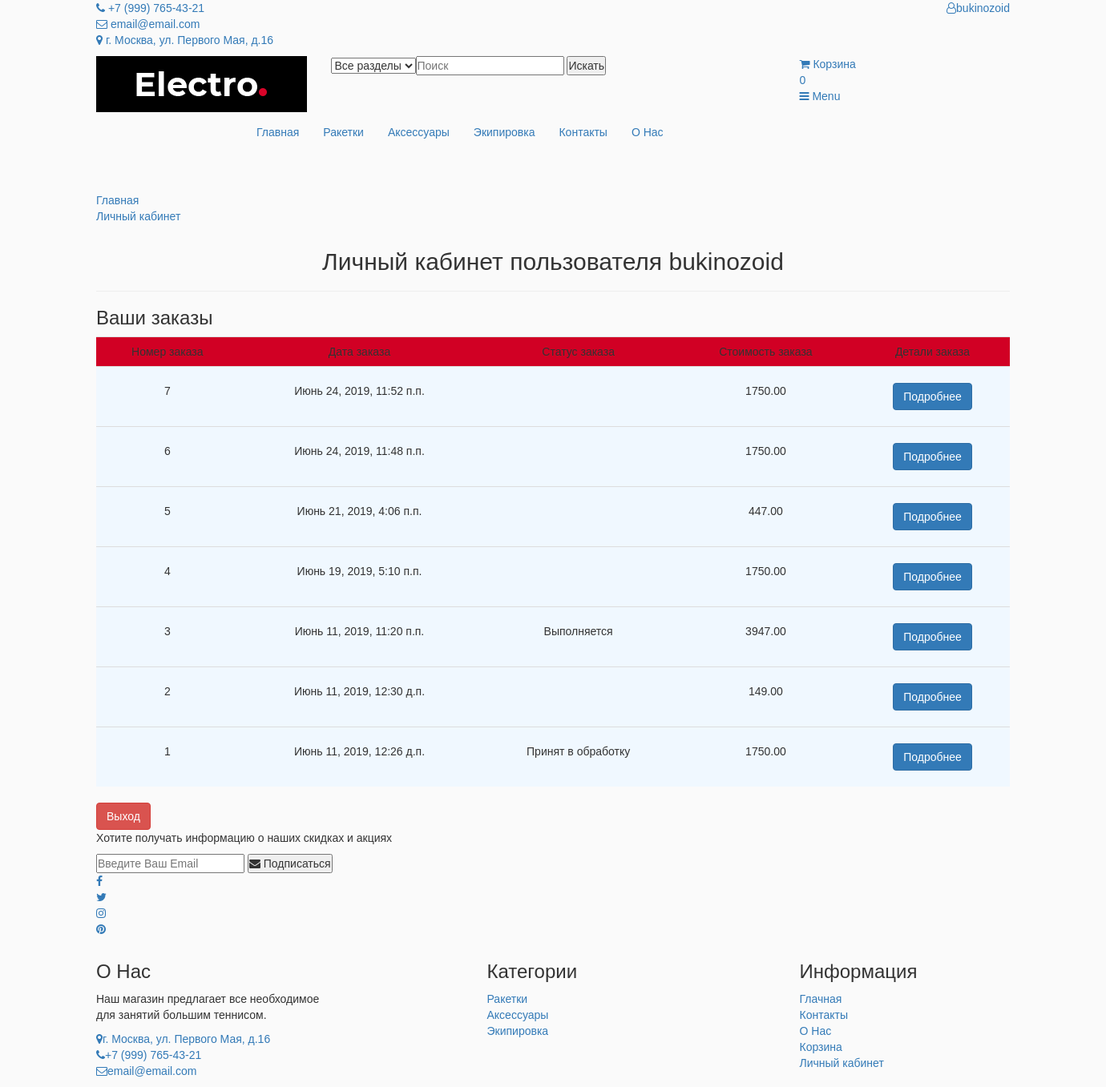
The app's page /account/ (signed in) with its own data.
### shop/models.py (models this page shows, shortened)
class Cart(models.Model):
    item = models.ManyToManyField(CartItem, blank=True)
    cart_total = models.DecimalField(max_digits=9, decimal_places=2, default=0.00)

class Category(models.Model):
    name = models.CharField(max_length=64)
    image = models.ImageField(upload_to=image_folder)
    slug = models.SlugField(blank=True, unique=True)

class Order(models.Model):
    user = models.ForeignKey(settings.AUTH_USER_MODEL, on_delete=models.CASCADE)
    items = models.ForeignKey(Cart, on_delete=models.CASCADE)
    total = models.DecimalField(max_digits=9, decimal_places=2, default=0.00)
    first_name = models.CharField(max_length=128)
    last_name = models.CharField(max_length=128)
    email = models.CharField(max_length=64)
    phone = models.CharField(max_length=12)
    address = models.CharField(max_length=256)
    buying_type = models.CharField(max_length=16, choices=BUYING_TYPE_CHOICES, default='Самовывоз')
    date = models.DateTimeField(auto_now_add=True)
    status = models.CharField(max_length=32, choices=ORDER_STATUS_CHOICES)
    comments = models.TextField()

### shop/views.py (the view)
# urls.py: path('account/', account_view, name='account'),
@login_required
def account_view(request):
    order = Order.objects.filter(user=request.user).order_by('-id')
    categories = Category.objects.all()
    cart = check_cart(request)
    context = {
        'categories': categories,
        'cart': cart,
        'order': order,
    }
    return render(request, 'shop/account.html', context)

### shop/models.py (called while the page is built)
    def __str__(self):
        return self.title

### shop/views.py (called while the page is built)
def check_cart(request):
    cart_id = request.session.get('cart_id')
    if cart_id is not None:
        cart = Cart.objects.get(id=cart_id)
        request.session['total'] = cart.item.count()
    else:
        cart = Cart()
        cart.save()
        cart_id = cart.id
        request.session['cart_id'] = cart_id
        cart = Cart.objects.get(id=cart_id)
    return cart

### shop/templates/shop/account.html (shortened to what this page needs)
{% extends 'base.html' %}
{% block breadcrumb %}
    <li><a href="{% url 'shop:account' %}">Личный кабинет</a></li>
{% endblock %}
{% block main %}
    <h2 class="text-center">Личный кабинет пользователя {{ request.user }}</h2>
    <hr>
    <h3>Ваши заказы</h3>
    <table class="table">
    <tr style="background: #D10024">
        <td class="text-center">Номер заказа</td>
        <td class="text-center">Дата заказа</td>
        <td class="text-center">Статус заказа</td>
        <td class="text-center">Стоимость заказа</td>
        <td class="text-center">Детали заказа</td>
    </tr>
    {% for item in order %}
    <tr style="background: aliceblue">
        <td class="text-center" style="padding-top:20px; padding-bottom: 20px;">{{ item.id }}</td>
        <td class="text-center" style="padding-top:20px; padding-bottom: 20px;">{{ item.date }}</td>
        <td class="text-center" style="padding-top:20px; padding-bottom: 20px;">{{ item.status }}</td>
        <td class="text-center" style="padding-top:20px; padding-bottom: 20px;">{{ item.total }}</td>
        <td class="text-center" style="padding-top:20px; padding-bottom: 20px;">
            <button type="button" class="btn btn-primary" data-toggle="modal" data-target="#detailModal-{{ item.id }}">
                Подробнее
            </button>
        </td>
    </tr>
    {% endfor %}
    </table>
    <a href='{% url 'shop:logout' %}'><button type="button" class="btn btn-danger">Выход</button></a>
{% endblock %}

### templates/base.html (shortened to what this page needs)
{% load static %}
<!DOCTYPE html>
<html lang="en">
	<head>
 		<link type="text/css" rel="stylesheet" href="{% static 'css/bootstrap.min.css' %}"/>
 		<link type="text/css" rel="stylesheet" href="{% static 'css/slick.css' %}"/>
 		<link type="text/css" rel="stylesheet" href="{% static 'css/slick-theme.css' %}"/>
 		<link type="text/css" rel="stylesheet" href="{% static 'css/nouislider.min.css' %}"/>
 		<link rel="stylesheet" href="{% static 'css/font-awesome.min.css' %}"/>
 		<link type="text/css" rel="stylesheet" href="{% static 'css/style.css' %}"/>
    </head>
	<body>
		<header>
			<div id="top-header">
				<div class="container">
					<ul class="header-links pull-left">
						<li><a href="{% url 'shop:contact' %}"><i class="fa fa-phone"></i> +7 (999) 765-43-21</a></li>
						<li><a href="{% url 'shop:contact' %}"><i class="fa fa-envelope-o"></i> email@email.com</a></li>
						<li><a href="{% url 'shop:contact' %}"><i class="fa fa-map-marker"></i> г. Москва, ул. Первого Мая, д.16</a></li>
                    </ul>
                    <ul class="header-links pull-right">
                        <li>
                            {% if not request.user.is_authenticated %}
                                <a href="{% url 'shop:login' %}"><i class="fa fa-user-o"></i>Гость</a>
                            {% else %}
                                <a href="{% url 'shop:account' %}"><i class="fa fa-user-o"></i>{{ request.user }}</a>
                            {% endif %}
                        </li>
                    </ul>
                </div>
            </div>
            <div id="header">
				<div class="container">
					<div class="row">
						<div class="col-md-3">
							<div class="header-logo">
								<a href="{% url 'shop:base' %}" class="logo">
									<img src="{% static 'img/logo.png' %}" alt="">
								</a>
							</div>
						</div>
						<div class="col-md-6">
							<div class="header-search">
								<form>
                                    <select class="input-select">
                                        <option value="0">Все разделы</option>
                                    <input class="input" placeholder="Поиск">
                                    <button class="search-btn">Искать</button>
								</form>
							</div>
						</div>
						<div class="col-md-3 clearfix">
							<div class="header-ctn">
								<div>
									<a href="{% url 'shop:cart' %}">
										<i class="fa fa-shopping-cart"></i>
										<span>Корзина</span>
                                        <div class="qty">{{ cart.item.count }}</div>
									</a>
								</div>
								<div class="menu-toggle">
									<a href="#">
										<i class="fa fa-bars"></i>
										<span>Menu</span>
									</a>
								</div>
							</div>
						</div>
					</div>
				</div>
			</div>
		</header>
		<nav id="navigation">
			<div class="container">
				<div id="responsive-nav">
					<ul class="main-nav nav navbar-nav">
						<li class="active"><a href="../">Главная</a></li>
                        {% for category in categories %}
                            <li><a href="/category/{{ category.slug }}">{{ category.name }}</a></li>
                        {% endfor %}
						<li><a href="{% url 'shop:contact' %}">Контакты</a></li>
						<li><a href="{% url 'shop:about' %}">О Нас</a></li>
					</ul>
				</div>
			</div>
		</nav>
		<div id="breadcrumb" class="section">
			<div class="container">
				<div class="row">
					<div class="col-md-12">
						<ul class="breadcrumb-tree">
							<li><a href="{% url 'shop:base' %}">Главная</a></li>
                            {% block breadcrumb %}{% endblock %}
						</ul>
					</div>
				</div>
			</div>
		</div>
		<div class="section">
			<div class="container">
                <div>{% block main %}Main{% endblock %}</div>
			</div>
		</div>
		<div id="newsletter" class="section">
			<div class="container">
				<div class="row">
					<div class="col-md-12">
						<div class="newsletter">
							<p>Хотите получать информацию о наших скидках и акциях</p>
							<form>
								<input class="input" type="email" placeholder="Введите Ваш Email">
								<button class="newsletter-btn"><i class="fa fa-envelope"></i> Подписаться</button>
							</form>
							<ul class="newsletter-follow">
								<li>
									<a href="https://www.facebook.com/"><i class="fa fa-facebook"></i></a>
								</li>
								<li>
									<a href="https://twitter.com/"><i class="fa fa-twitter"></i></a>
								</li>
								<li>
									<a href="https://www.instagram.com/"><i class="fa fa-instagram"></i></a>
								</li>
								<li>
									<a href="https://www.pinterest.ru/"><i class="fa fa-pinterest"></i></a>
								</li>
							</ul>
						</div>
					</div>
				</div>
			</div>
        </div>
		<footer id="footer">
			<div class="section">
				<div class="container">
					<div class="row">
						<div class="col-lg-5 col-xs-6">
							<div class="footer">
								<h3 class="footer-title"> О Нас</h3>
								<p>Наш магазин предлагает все необходимое <br/> для занятий большим теннисом.</p>
								<ul class="footer-links">
									<li><a href="#"><i class="fa fa-map-marker"></i>г. Москва, ул. Первого Мая, д.16</a></li>
									<li><a href="#"><i class="fa fa-phone"></i>+7 (999) 765-43-21</a></li>
									<li><a href="#"><i class="fa fa-envelope-o"></i>email@email.com</a></li>
								</ul>
							</div>
						</div>
                        <div class="col-lg-4 col-xs-6">
                            <div class="footer">
                                <h3 class="footer-title">Категории</h3>
                                <ul class="footer-links">
                                    {% for category in categories %}
                                        <li><a href="/category/{{ category.slug }}">{{ category.name }}</a></li>
                                    {% endfor %}
                                </ul>
                            </div>
                        </div>
						<div class="col-md-3 col-xs-6">
							<div class="footer">
								<h3 class="footer-title">Информация</h3>
								<ul class="footer-links">
									<li><a href="/">Глачная</a></li>
									<li><a href="{% url 'shop:contact' %}">Контакты</a></li>
									<li><a href="{% url 'shop:about' %}">О Нас</a></li>
									<li><a href="{% url 'shop:cart' %}">Корзина</a></li>
									<li><a href="{% url 'shop:account' %}">Личный кабинет</a></li>
								</ul>
							</div>
						</div>
					</div>
				</div>
			</div>
        </footer>
    </body>
</html>

### static/css/style.css (style rules this page uses)
* { margin: 0; padding: 0; }
a { text-decoration: none; }
li { text-decoration: none; list-style: none; }
body { background: #fafafa; font-family: 'Raleway', sans-serif; }
.logo { background: #000; width: 100%; display: flex; justify-content: center; }
nav { margin: auto; width: 800px; height: 100px; }

### records on screen
Category: name "Ракетки"
Category: name "Аксессуары"
Category: name "Экипировка"
Order: id "7", date "Июнь 24, 2019, 11:52 п.п.", total "1750.00"
Order: id "6", date "Июнь 24, 2019, 11:48 п.п.", total "1750.00"
Order: id "5", date "Июнь 21, 2019, 4:06 п.п.", total "447.00"
Order: id "4", date "Июнь 19, 2019, 5:10 п.п.", total "1750.00"
Order: id "3", date "Июнь 11, 2019, 11:20 п.п.", status "Выполняется", total "3947.00"
Order: id "2", date "Июнь 11, 2019, 12:30 д.п.", total "149.00"
Order: id "1", date "Июнь 11, 2019, 12:26 д.п.", status "Принят в обработку", total "1750.00"

### other values on screen
{{ request.user }} "bukinozoid"
